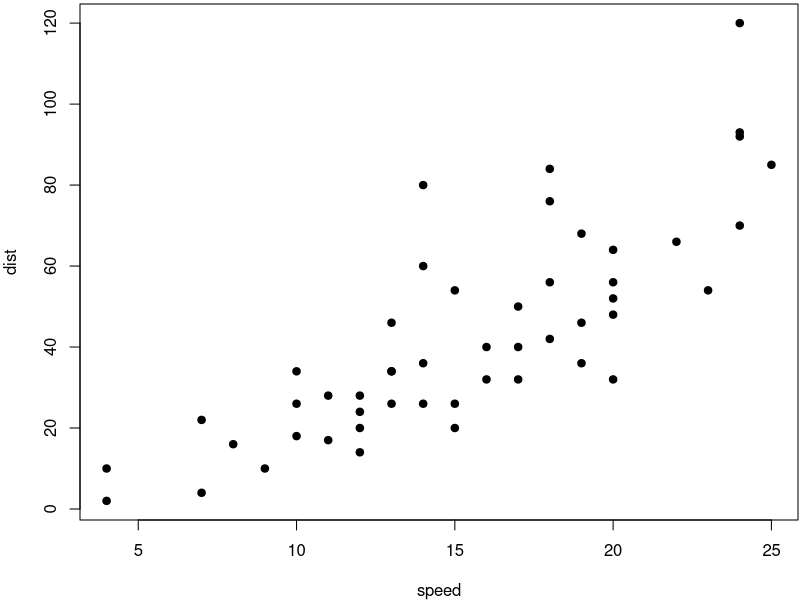
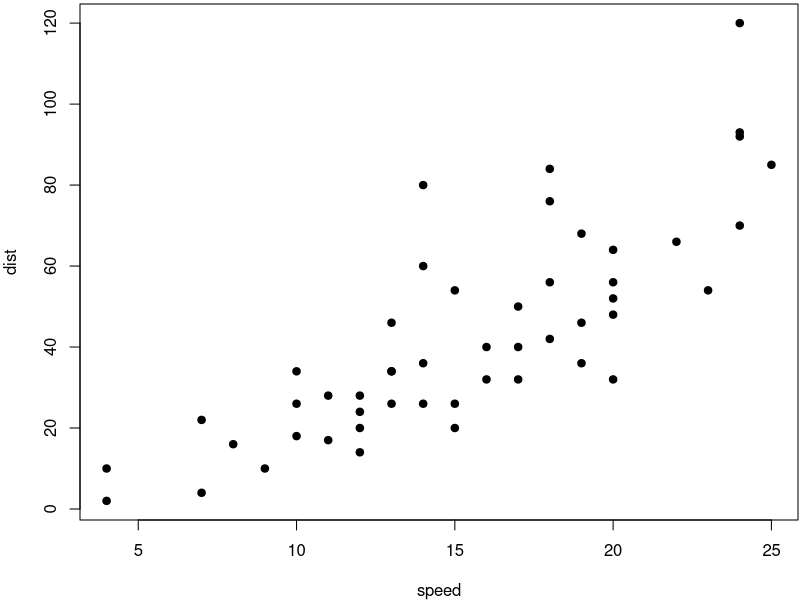

Source code (R) for these figures, in order:
## ---- chunk 1
nl <- readLines("./data/Leef.NL.txt", encoding = "UTF-8")
pl <- readLines("./data/Leef.PL.txt", encoding = "UTF-8")
intro <- readLines("./data/Leef.intro.txt", encoding = "UTF-8")
help <- read.csv("./data/Leef.help.txt", encoding = "UTF-8", header = F)
## ---- chunk 2
cat(intro)
## ---- chunk 3
par(mar = c(4, 4, .2, .1))
plot(cars, pch = 19)
## ---- chunk 4
knitr::kable(help)
## ---- chunk 5
par(mar = c(4, 4, .2, .1))
plot(cars, pch = 19)
